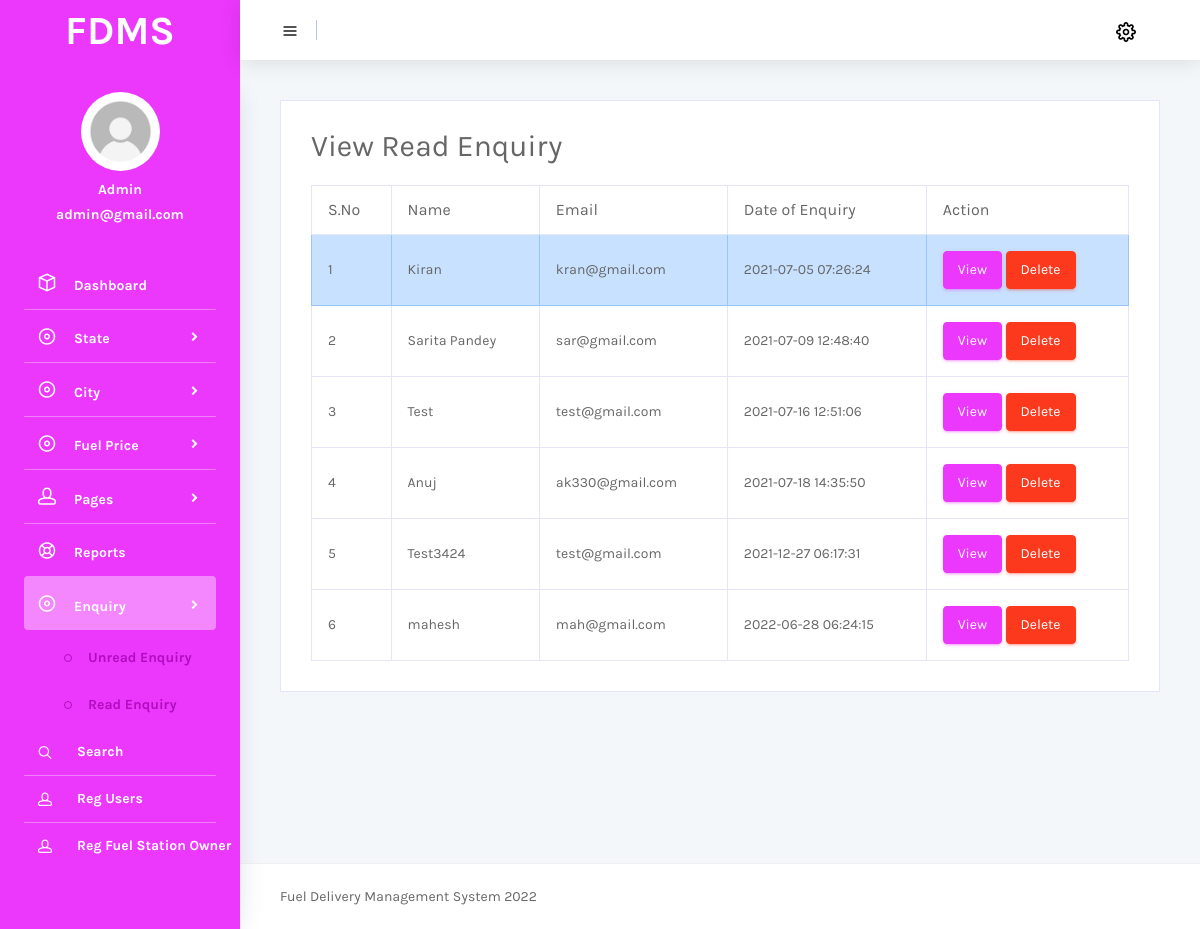
The app's page /fdondms/admin/read-enquiry.php (signed in) with its own data.
### tables this page shows
CREATE TABLE `tblcontact` (
  `ID` int(10) NOT NULL,
  `Name` varchar(200) DEFAULT NULL,
  `Email` varchar(200) DEFAULT NULL,
  `Message` mediumtext DEFAULT NULL,
  `EnquiryDate` timestamp NOT NULL DEFAULT current_timestamp(),
  `IsRead` int(5) DEFAULT NULL
);

### fdondms/admin/read-enquiry.php (the view, shortened to what this page needs)
<?php
include('includes/dbconnection.php');
if (strlen($_SESSION['hlmsaid']==0)) {
  header('location:logout.php');
  } else{
  ?>
<!DOCTYPE html>
<html lang="en">
<head>
  <link rel="stylesheet" href="../vendors/mdi/css/materialdesignicons.min.css">
  <link rel="stylesheet" href="../vendors/feather/feather.css">
  <link rel="stylesheet" href="../vendors/base/vendor.bundle.base.css">
  <link rel="stylesheet" href="../css/style.css">
</head>
<body>
  <div class="container-scroller">
 <?php include_once('includes/header.php');?>
    <div class="container-fluid page-body-wrapper">
      <?php include_once('includes/sidebar.php');?>
      <div class="main-panel">
        <div class="content-wrapper">
          <div class="row">
            <div class="col-lg-12 stretch-card">
              <div class="card">
                <div class="card-body">
                  <h3 >View Read Enquiry</h3>
                  <div class="table-responsive pt-3">
                    <table class="table table-bordered">
                      <thead>
                       <tr>
                                        <th>S.No</th>
                                        <th>Name</th>
                                        <th>Email</th>
                                        <th>Date of Enquiry</th>
                                        <th>Action</th>
                                            </tr>
                      </thead>
                      <tbody>
                        <tr class="table-info">
                           <?php
$sql="SELECT * from  tblcontact where IsRead='1'";
$query = $dbh -> prepare($sql);
$query->execute();
$results=$query->fetchAll(PDO::FETCH_OBJ);
$cnt=1;
if($query->rowCount() > 0)
{
foreach($results as $row)
{               ?>
                         <td><?php echo htmlentities($cnt);?></td>
                                        <td><?php  echo htmlentities($row->Name);?></td>
                                        <td><?php  echo htmlentities($row->Email);?></td>
                                        <td><?php  echo htmlentities($row->EnquiryDate);?></td>
                                        <td><a href="view-enquiry.php?viewid=<?php  echo htmlentities($row->ID);?>"><button class="btn btn-primary">View</button></a>
   <a class="btn btn-danger" href="read-enquiry.php?delid=<?php echo ($row->ID);?>"  onclick="return confirm('Do you really want to Delete ?');">Delete</a>
                                        </td>
                        </tr>
                        <?php $cnt=$cnt+1;}} ?>
                      </tbody>
                    </table>
                  </div>
                </div>
              </div>
            </div>
          </div>
        </div>
      <?php include_once('includes/footer.php');?>
      </div>
    </div>
  </div>
</body>
</html>
<?php } ?>

### fdondms/admin/includes/sidebar.php (shortened to what this page needs)
<nav class="sidebar sidebar-offcanvas" id="sidebar">
        <div class="user-profile">
          <?php
$aid=$_SESSION['hlmsaid'];
$sql="SELECT AdminName,Email from  tbladmin where ID=:aid";
$query = $dbh -> prepare($sql);
$query->bindParam(':aid',$aid,PDO::PARAM_STR);
$query->execute();
$results=$query->fetchAll(PDO::FETCH_OBJ);
$cnt=1;
if($query->rowCount() > 0)
{
foreach($results as $row)
{               ?>
          <div class="user-image">
            <img src="images/faces/face28.png">
          </div>
          <div class="user-name">
              <?php  echo $row->AdminName;?>
          </div>
          <div class="user-designation">
             <?php  echo $row->Email;?>
          </div>
        </div><?php $cnt=$cnt+1;}} ?>
        <ul class="nav">
          <li class="nav-item">
            <a class="nav-link" href="dashboard.php">
              <i class="icon-box menu-icon"></i>
              <span class="menu-title">Dashboard</span>
            </a>
          </li>
          <li class="nav-item">
            <a class="nav-link" data-toggle="collapse" href="#ui-basic" aria-expanded="false" aria-controls="ui-basic">
              <i class="icon-disc menu-icon"></i>
              <span class="menu-title">State</span>
              <i class="menu-arrow"></i>
            </a>
          </li>
           <li class="nav-item">
            <a class="nav-link" data-toggle="collapse" href="#ui-basic1" aria-expanded="false" aria-controls="ui-basic1">
              <i class="icon-disc menu-icon"></i>
              <span class="menu-title">City</span>
              <i class="menu-arrow"></i>
            </a>
          </li>
          <li class="nav-item">
            <a class="nav-link" data-toggle="collapse" href="#ui-basic3" aria-expanded="false" aria-controls="ui-basic3">
              <i class="icon-disc menu-icon"></i>
              <span class="menu-title">Fuel Price</span>
              <i class="menu-arrow"></i>
            </a>
          </li>
         <li class="nav-item">
            <a class="nav-link" data-toggle="collapse" href="#auth" aria-expanded="false" aria-controls="auth">
              <i class="icon-head menu-icon"></i>
              <span class="menu-title">Pages</span>
              <i class="menu-arrow"></i>
            </a>
          </li>
          <li class="nav-item">
            <a class="nav-link" href="between-dates-reports.php">
              <i class="icon-help menu-icon"></i>
              <span class="menu-title">Reports</span>
            </a>
          </li>
          <li class="nav-item">
            <a class="nav-link" data-toggle="collapse" href="#ui-basic2" aria-expanded="false" aria-controls="ui-basic2">
              <i class="icon-disc menu-icon"></i>
              <span class="menu-title">Enquiry</span>
              <i class="menu-arrow"></i>
            </a>
            <div class="collapse" id="ui-basic2">
              <ul class="nav flex-column sub-menu">
                <li class="nav-item"> <a class="nav-link" href="unread-enquiry.php">Unread Enquiry</a></li>
                <li class="nav-item"> <a class="nav-link" href="read-enquiry.php">Read Enquiry</a></li>
              </ul>
            </div>
          </li>
          <li class="nav-item">
            <a class="nav-link" href="search.php">
              <i class="icon-search"></i>
              <span class="menu-title" style="padding-left: 25px;">Search</span>
            </a>
          </li>
          <li class="nav-item">
            <a class="nav-link" href="reg-users.php">
              <i class="icon-head"></i>
              <span class="menu-title" style="padding-left: 25px;">Reg Users</span>
            </a>
          </li>
           <li class="nav-item">
            <a class="nav-link" href="reg-fuelstationowner.php">
              <i class="icon-head"></i>
              <span class="menu-title" style="padding-left: 25px;">Reg Fuel Station Owner</span>
            </a>
          </li>
        </ul>
      </nav>

### records on screen
tblcontact: Name "Kiran", Email "kran@gmail.com", EnquiryDate "2021-07-05 07:26:24"
tblcontact: Name "Sarita Pandey", Email "sar@gmail.com", EnquiryDate "2021-07-09 12:48:40"
tblcontact: Name "Test", Email "test@gmail.com", EnquiryDate "2021-07-16 12:51:06"
tblcontact: Name "Anuj", Email "ak330@gmail.com", EnquiryDate "2021-07-18 14:35:50"
tblcontact: Name "Test3424", Email "test@gmail.com", EnquiryDate "2021-12-27 06:17:31"
tblcontact: Name "mahesh", Email "mah@gmail.com", EnquiryDate "2022-06-28 06:24:15"

### other values on screen
$row->AdminName "Admin"
$row->Email "admin@gmail.com"
